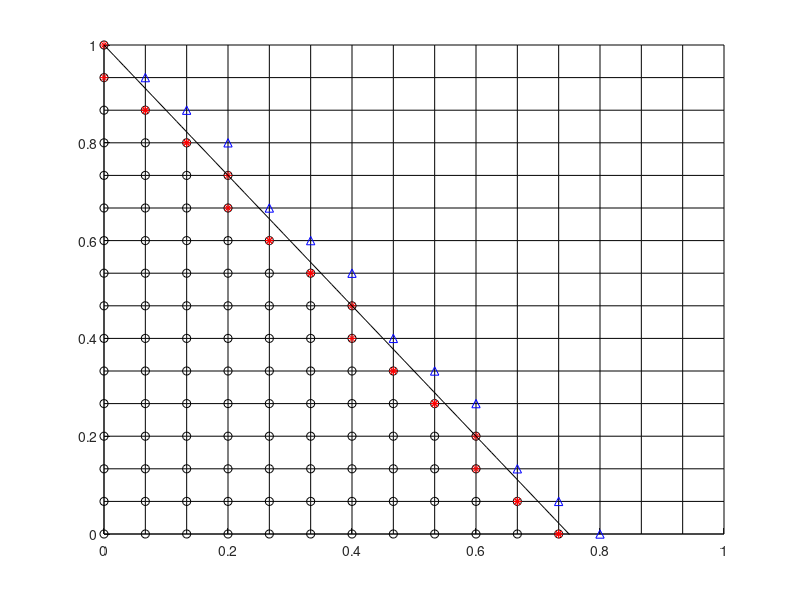

Here is the MATLAB script that generated this plot:
clear all
clc
xpt=16;
zpt=xpt;
dx=1/(xpt-1);
dz=1/(zpt-1);
X=zeros(xpt,zpt);
Z=zeros(xpt,zpt);
length=1/4;

A=1/(1-length);

for i=1:xpt
   for k=1:zpt
    
    X(i,k)=(i-1)*dx;
    Z(i,k)=(k-1)*dz;
    
    
    
    end
end
hold on
for i=1:xpt
plot(X(i,:),Z(i,:),'k')
  
end

for k=1:zpt
plot(X(:,k),Z(:,k),'k')  
end


hold on



%This is for velocity
for i=0:xpt-1

   for k=0:zpt-1-ceil(A*i)
    
    plot(X(i+1,k+1),Z(i+1,k+1),'ko')
   end
   
end

%pressure
for i=0:xpt-1%-fix((xpt+0.1)*length)

   k=zpt-1-ceil(A*(i+0.1));
   if k>-0.1 && length>0
   plot(X(i+1,k+1),Z(i+1,k+1),'r*')
   end
   
  
   
      k=(zpt-1-ceil(A*(i)));
      
      
   if k>-0.1   && length>0
   plot(X(i+1,k+1),Z(i+1,k+1),'r*')
   end
   
   
   
end



%for the derivative
  for i=1:xpt-1
      
      
   for k=0:zpt-1
     if k>=0 && k==zpt-1+1-ceil(A*(i))
     plot(X(i+1,k+1),Z(i+1,k+1),'b^')
     end  
       
   end
      
      
      
             k=zpt-ceil(A*(i));
   if k>=0
   %plot(X(i+1,k+1),Z(i+1,k+1),'b^')
   end  
      
  end
   

s=128;
S=0:s;
X1=S./s;
z=1-A*(X1);
axis([0 1 0 1])
plot(X1,z,'k') 
hold off
